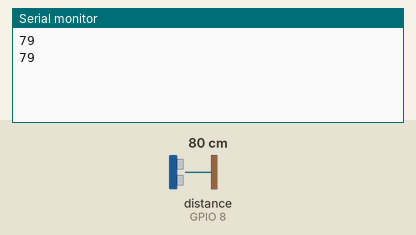
Recording of a sketch running on a simulated ESP32-S3. Parts: the last lines printed to the serial monitor. Wiring (inferred from the names in the program): ultrasonic range finder: trigger GPIO 9; echo GPIO 8. Inputs (shaded band) come from the test bench; at power-on: distance to the obstacle (sensor on GPIO 8) 80 cm. The echo pulse lasts 58.3 µs per cm.

Above: at 3.8 s.
3.9 s: distance to the obstacle (sensor on GPIO 8) set to 2 cm
At 6.5 s:
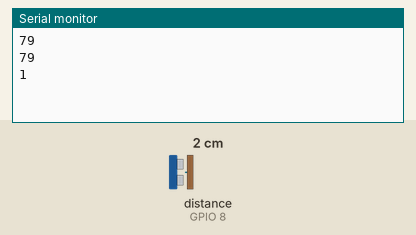
7.8 s: distance to the obstacle (sensor on GPIO 8) set to 4 cm
At 10.0 s:
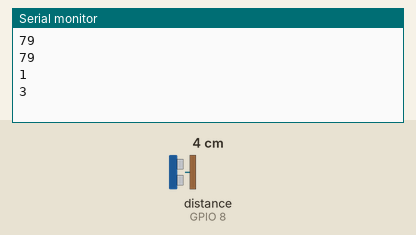
Timing chart, 0 to 11.5 s (numbered marks = the images above; inputs shaded):
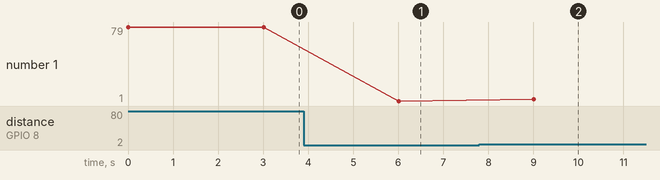

Measured:
- after the input at 3.9 s, the serial monitor: prints a new line after 2.1 s (image 1)
- after the input at 7.8 s, the serial monitor: prints a new line after 1.2 s (image 2)
- plotted number 1: 79 → 1 after the input at 3.9 s, 1 → 3 after the input at 7.8 s

The sketch:

Arduino.ino
```cpp
#include <SPI.h>
#include <MFRC522.h>

const int trigPin = 9;
const int echoPin = 8;

void setup() {
  Serial.begin(9600);  // Initialize serial communications with the PC
  pinMode(trigPin, OUTPUT); // Set the trigPin as an OUTPUT
  pinMode(echoPin, INPUT);  // Set the echoPin as an INPUT
}

void loop() {
  long duration;
  int distance;

  // Clear the trigPin by setting it LOW for 2 microseconds
  digitalWrite(trigPin, LOW);
  delayMicroseconds(2);

  // Set the trigPin HIGH for 10 microseconds
  digitalWrite(trigPin, HIGH);
  delayMicroseconds(10);
  digitalWrite(trigPin, LOW);

  // Read the echoPin, returns the sound wave travel time in microseconds
  duration = pulseIn(echoPin, HIGH);

  // Calculate the distance
  distance = duration * 0.034 / 2;

  // Print the distance to the Serial Monitor
  // Serial.print(distance);
  // Serial.println(" cm");

  // Send the distance to ESP32
  Serial.print(distance);
  Serial.println();

  delay(3000); // Wait for a half second before measuring again
}
```
